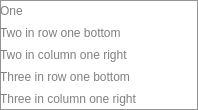
<?xml version="1.0" encoding="UTF-8"?>
<ui version="4.0">
 <class>layoutMenu</class>
 <widget class="QMenu" name="layoutMenu">
  <property name="geometry">
   <rect>
    <x>0</x>
    <y>0</y>
    <width>211</width>
    <height>160</height>
   </rect>
  </property>
  <property name="windowTitle">
   <string>layoutMenu</string>
  </property>
  <property name="styleSheet">
   <string notr="true">QMenu 
{
	
}
QMenu::item
{      
	color: grey;
}
QMenu::item:selected
{
	border-style: none;
	background-color:  rgba(128, 128, 128, 0.2);
}
QMenu::item:pressed 
{
  	border-style: none;
	background-color: rgba(128, 128, 128, 0.3);
}</string>
  </property>
  <property name="title">
   <string/>
  </property>
  <action name="actionOne">
   <property name="icon">
    <iconset resource="gui.qrc">
     <normaloff>:/res/0.png</normaloff>:/res/0.png</iconset>
   </property>
   <property name="text">
    <string>One</string>
   </property>
  </action>
  <action name="actionTwoInRowOneBottom">
   <property name="icon">
    <iconset resource="gui.qrc">
     <normaloff>:/res/2.png</normaloff>:/res/2.png</iconset>
   </property>
   <property name="text">
    <string>Two in row one bottom</string>
   </property>
  </action>
  <action name="actionTwoInColumnOneRight">
   <property name="icon">
    <iconset resource="gui.qrc">
     <normaloff>:/res/1.png</normaloff>:/res/1.png</iconset>
   </property>
   <property name="text">
    <string>Two in column one right</string>
   </property>
  </action>
  <action name="actionThreeInRowOneBottom">
   <property name="icon">
    <iconset resource="gui.qrc">
     <normaloff>:/res/3.png</normaloff>:/res/3.png</iconset>
   </property>
   <property name="text">
    <string>Three in row one bottom</string>
   </property>
  </action>
  <action name="actionThreeInColumnOneRight">
   <property name="icon">
    <iconset resource="gui.qrc">
     <normaloff>:/res/4.png</normaloff>:/res/4.png</iconset>
   </property>
   <property name="text">
    <string>Three in column one right</string>
   </property>
  </action>
  <addaction name="actionOne"/>
  <addaction name="actionTwoInRowOneBottom"/>
  <addaction name="actionTwoInColumnOneRight"/>
  <addaction name="actionThreeInRowOneBottom"/>
  <addaction name="actionThreeInColumnOneRight"/>
 </widget>
 <layoutdefault spacing="6" margin="11"/>
 <resources>
  <include location="gui.qrc"/>
 </resources>
 <connections/>
</ui>
